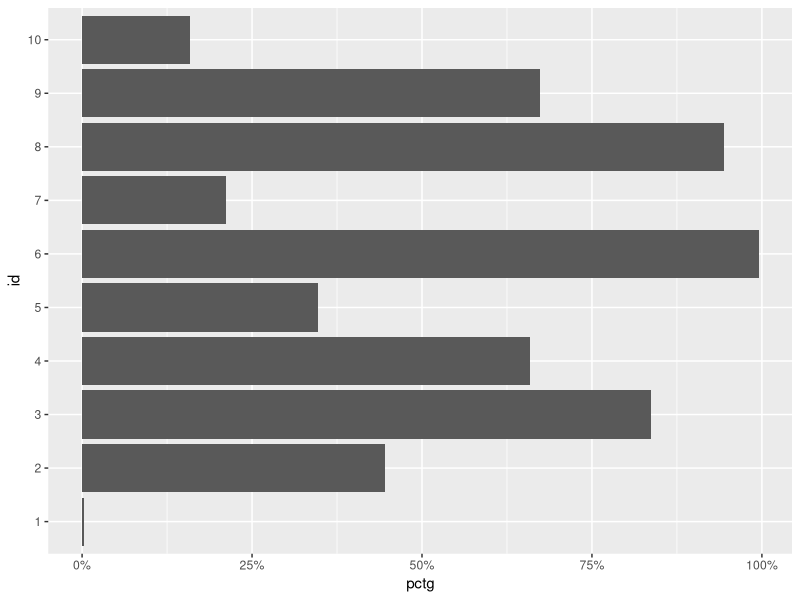
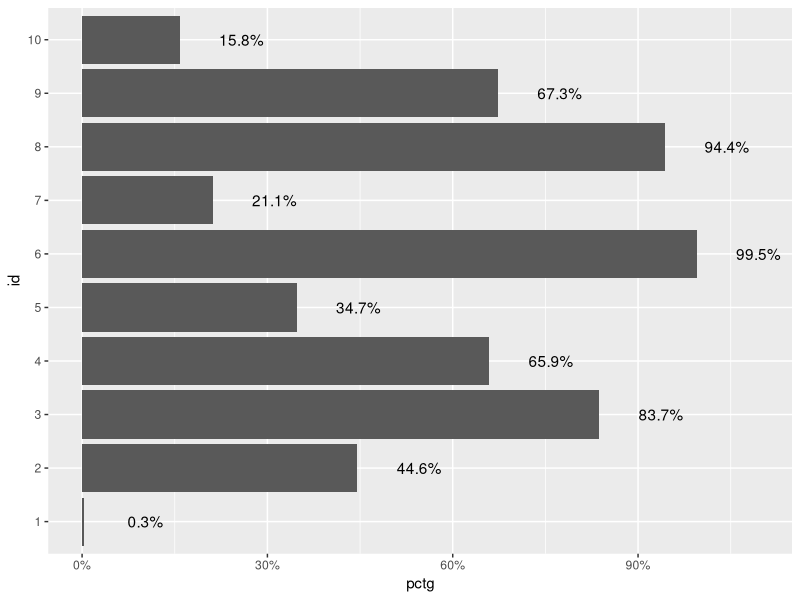
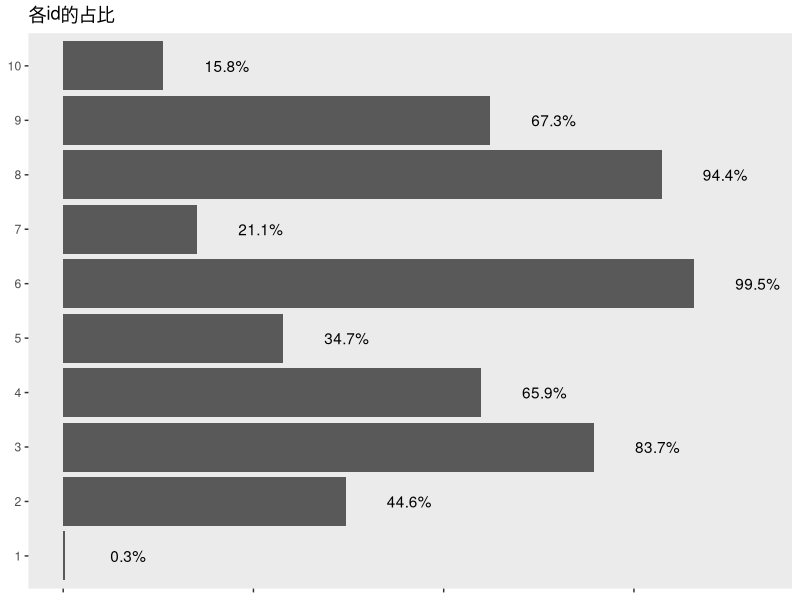

The R source for these figures, in order:
## ---- chunk 1
knitr::opts_chunk$set(warning = FALSE, message = FALSE)
## ---- chunk 2
library(tidyverse)
## ---- chunk 3
p1 <-
  data.frame(pctg = runif(10, 0, 1)) %>%
  mutate(id = row_number() %>% as.factor()) %>%
  ggplot(aes(x = id, y = pctg)) +
  geom_col() +
  coord_flip() +
  scale_y_continuous(labels = scales::percent)
p1
## ---- chunk 4
p2 <-
  p1 +
  geom_text(aes(label = scales::percent(pctg)), nudge_y = 0.1)
p2
## ---- chunk 5
p2 + 
  theme(
    axis.title = element_blank(),
    panel.grid = element_blank(), # 失去网格
    axis.text.x = element_blank() # 都有百分比了，x轴去掉
  ) +
  labs(
    title = "各id的占比"
  )
# tidy up 的原则是删除 axis title 但是在 title 里面表示
